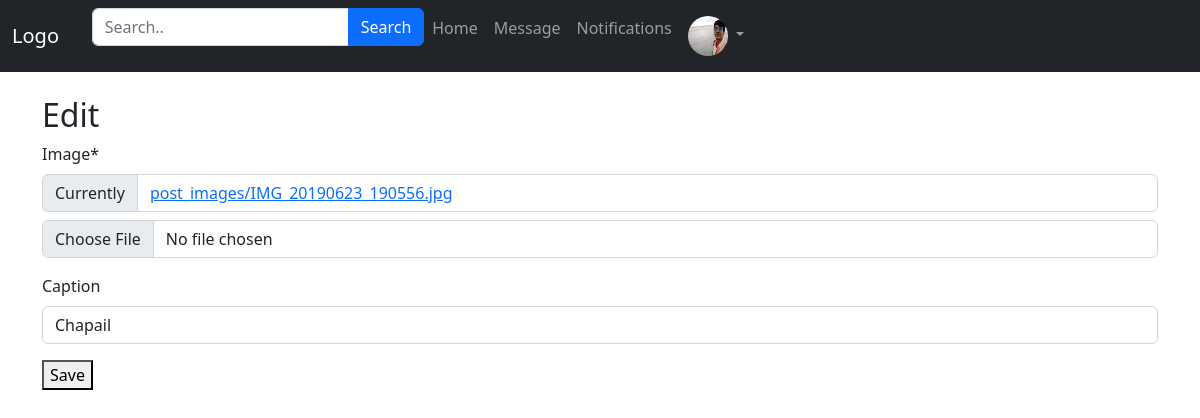
The app's page /post/edit-post/9/ (signed in), older data.
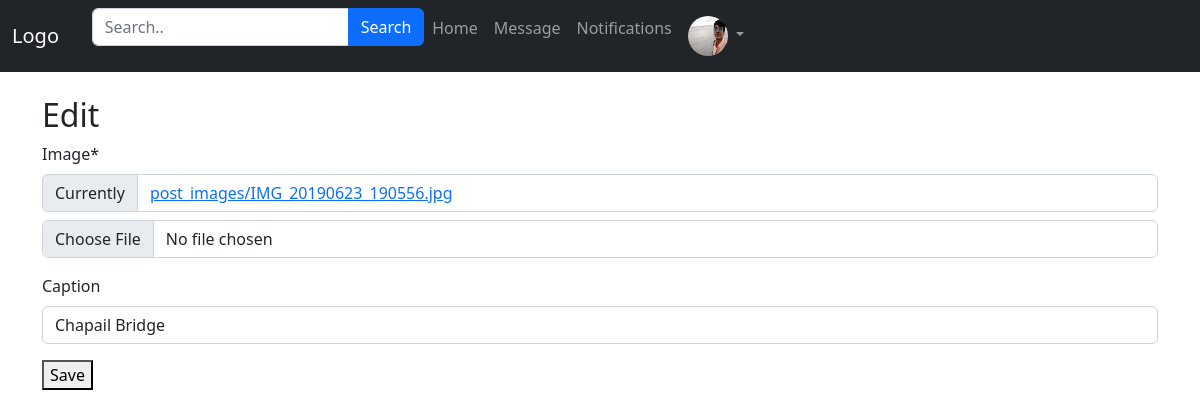
The same page, newer data.
### App_Post/models.py (models this page shows)
class Posts(models.Model):
    author = models.ForeignKey(User, on_delete=models.CASCADE, related_name='post')
    image = models.ImageField(upload_to='post_images')
    caption = models.CharField(max_length=264, blank= True)
    upload_date = models.DateTimeField(auto_now_add=True)
    update_date = models.DateTimeField(auto_now=True)
    class Meta:
        ordering=['-upload_date']

### App_Post/views.py (the view)
# urls.py: path('edit-post/<post_id>/', views.edit_post, name='edit_post'),
@login_required
def edit_post(request, post_id):
    post = get_object_or_404(Posts, pk=post_id, author=request.user)
    if request.method == 'POST':
        form = PostForm(request.POST, request.FILES, instance=post)
        if form.is_valid():
            form.save()
            return redirect('App_Login:user', username=request.user.username)
    else:
        form = PostForm(instance=post)
    return render(request, 'App_Post/edit_post.html', {'form': form})

### App_Post/forms.py
class PostForm(forms.ModelForm):
    class Meta:
        model=Posts
        fields = ('image','caption',)

### templates/App_Post/edit_post.html (shortened to what this page needs)
{% extends 'navbar.html' %}
{% load crispy_forms_tags %}
{% block body_block %}
  <h2>Edit</h2>
  <form method="post" enctype="multipart/form-data">
    {{ form|crispy }}
    <button type="submit">Save</button>
  </form>
{% endblock %}

Row changes from the older to the newer data that the page shows:
changed Posts: caption "Chapail" → "Chapail Bridge"
